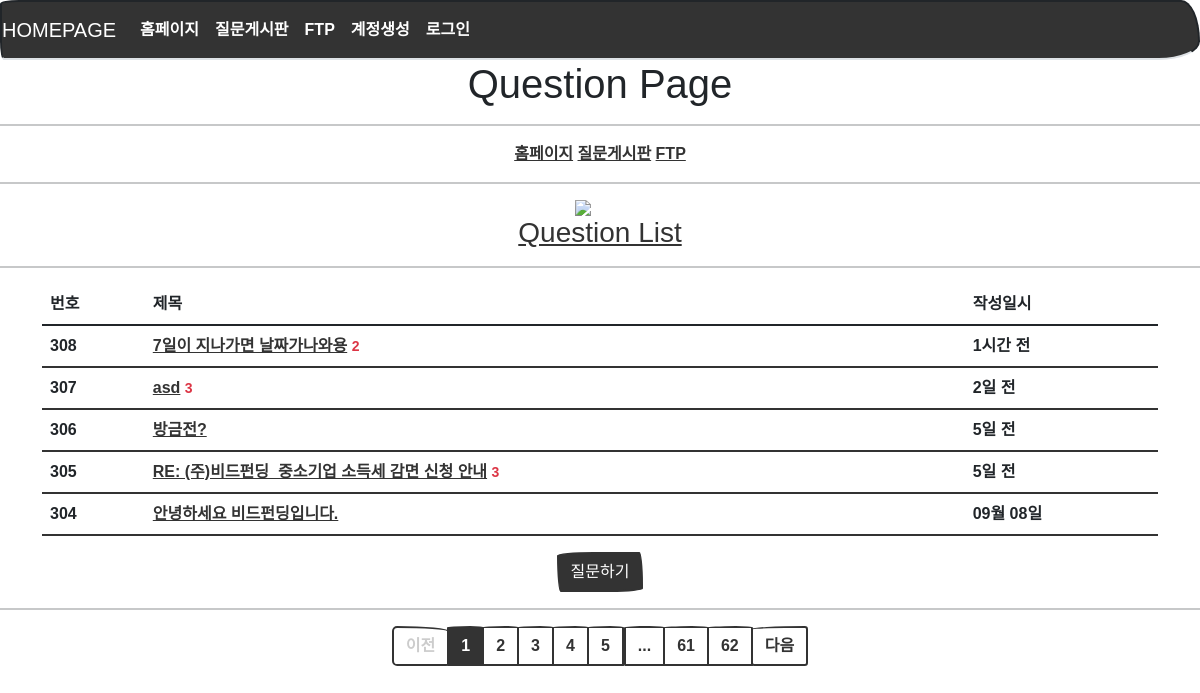
Page /question/list/ on the committed database.
### models.py (models this page shows)
class Question(db.Model):
    id = db.Column(db.Integer, primary_key=True)
    subject = db.Column(db.String(200), nullable=False)
    content = db.Column(db.Text(), nullable=False)
    create_date = db.Column(db.DateTime(), nullable=False)

### views/question_views.py (the view)
@bp.route('/list/')
def _list():
    page = request.args.get('page', type=int, default=1) # 페이지번호가 없으면 default로 페이지1을 출력한다.
    question_list = Question.query.order_by(Question.create_date.desc())
    question_list = question_list.paginate(page, per_page=5)
    return render_template('question/question_list.html', question_list=question_list)

### filter.py (called while the page is built)
def format_datetime(value, fmt='%m월 %d일'):
    now = datetime.now()
    time = now - value
    if time < timedelta(minutes=1):
        return '방금 전'
    elif time < timedelta(hours=1):
        return str(int(time.seconds / 60)) + '분 전'
    elif time < timedelta(days=1):
        return str(int(time.seconds / 3600)) + '시간 전'
    elif time < timedelta(days=7):
        time = datetime.now().date() - value.date()
        return str(time.days) + '일 전'
    else:
        return value.strftime(fmt)

### templates/question/question_list.html (shortened to what this page needs)
{% extends 'base.html' %}
{% block content %}
<center>
  	    <div>
  	        <h1>Question Page</h1>
  	        <hr width="100%" color="black" />
  	        <center>
  	            <a href="{{url_for('main.home_page')}}">홈페이지</a>
  	            <a href="{{url_for('question._list')}}">질문게시판</a>
  	            <a href="{{url_for('files.main_page')}}">FTP</a>
  	            <hr width="100%" color="black" />
  	            <img src="{{ url_for('static',filename='images/aq.png') }}" width="50" style="margin-left: auto; margin-right: auto; display: block;" />
  	            <h3><a href="{{url_for('question._list')}}">Question List</a></h3>
  	        </center>
  	        <hr width="100%" color="black" />
  	    </div>
  	</center>
  	<center>
  	    <div class="container my-3">
  	        <table class="table">
  	            <thead>
  	                <tr class="thead-dark">
  	                    <th>번호</th>
  	                    <th>제목</th>
  	                    <th>작성일시</th>
  	                </tr>
  	            </thead>
  	            <tbody>
  	                {% if question_list %}
  	                {% for question in question_list.items %}
  	                <tr>
  	                    <td>{{ question_list.total - ((question_list.page-1) * question_list.per_page) - loop.index0 }}</td>
  	                    <td>
  	                        <a href="{{ url_for('question.detail', question_id=question.id) }}">{{ question.subject }}</a>
  	                        {% if question.answer_set|length > 0 %}
  	                        <span class="text-danger small ml-2">{{ question.answer_set|length }}</span>
  	                        {% endif %}
  	                    </td>
  	                    <td>{{ question.create_date|datetime }}</td>
  	                </tr>
  	                {% endfor %}
  	                {% else %}
  	                <tr>
  	                    <td colspan="3">질문이 없습니다.</td>
  	                </tr>
  	                {% endif %}
  	            </tbody>
  	        </table>
  	    </div>
  	    <a href="{{ url_for('question.create') }}" class="btn btn-primary">질문하기</a>
  	    <hr width="100%" color="black" />
  	    <ul class="pagination justify-content-center">
  	        {% if question_list.has_prev %}
  	        <li class="page-item">
  	            <a class="page-link" href="?page={{ question_list.prev_num }}">이전</a>
  	        </li>
  	        {% else %}
  	        <li class="page-item disabled">
  	            <a class="page-link" tabindex="-1" aria-disabled="true" href="#">이전</a>
  	        </li>
  	        {% endif %}
  	        {% for page_num in question_list.iter_pages() %}
  	        {% if page_num %}
  	        {% if page_num != question_list.page %}
  	        <li class="page-item">
  	            <a class="page-link" href="?page={{ page_num }}">{{ page_num }}</a>
  	        </li>
  	        {% else %}
  	        <li class="page-item active" aria-current="page">
  	            <a class="page-link" href="#">{{ page_num }}</a>
  	        </li>
  	        {% endif %}
  	        {% else %}
  	        <li class="disabled">
  	            <a class="page-link" href="#">...</a>
  	        </li>
  	        {% endif %}
  	        {% endfor %}
  	        {% if question_list.has_next %}
  	        <li class="page-item">
  	            <a class="page-link" href="?page={{ question_list.next_num }}">다음</a>
  	        </li>
  	        {% else %}
  	        <li class="page-item disabled">
  	            <a class="page-link" tabindex="-1" aria-disabled="true" href="#">다음</a>
  	        </li>
  	        {% endif %}
  	    </ul>
  	</center>
{% endblock %}

### static/style.css (style rules this page uses)
* { font-family: 'NanumSquare', sans-serif !important; }

### rows in the picture
Question: id "308", subject "7일이 지나가면 날짜가나와용", answer_set|length "2", create_date "1시간 전"
Question: id "307", subject "asd", answer_set|length "3", create_date "2일 전"
Question: id "306", subject "방금전?", create_date "5일 전"
Question: id "305", subject "RE: (주)비드펀딩_중소기업 소득세 감면 신청 안내", answer_set|length "3", create_date "5일 전"
Question: id "304", subject "안녕하세요 비드펀딩입니다.", create_date "09월 08일"

### other values in the picture
{{ page_num }} "1"
{{ page_num }} "2" "3" "4" "5" "61" "62"
